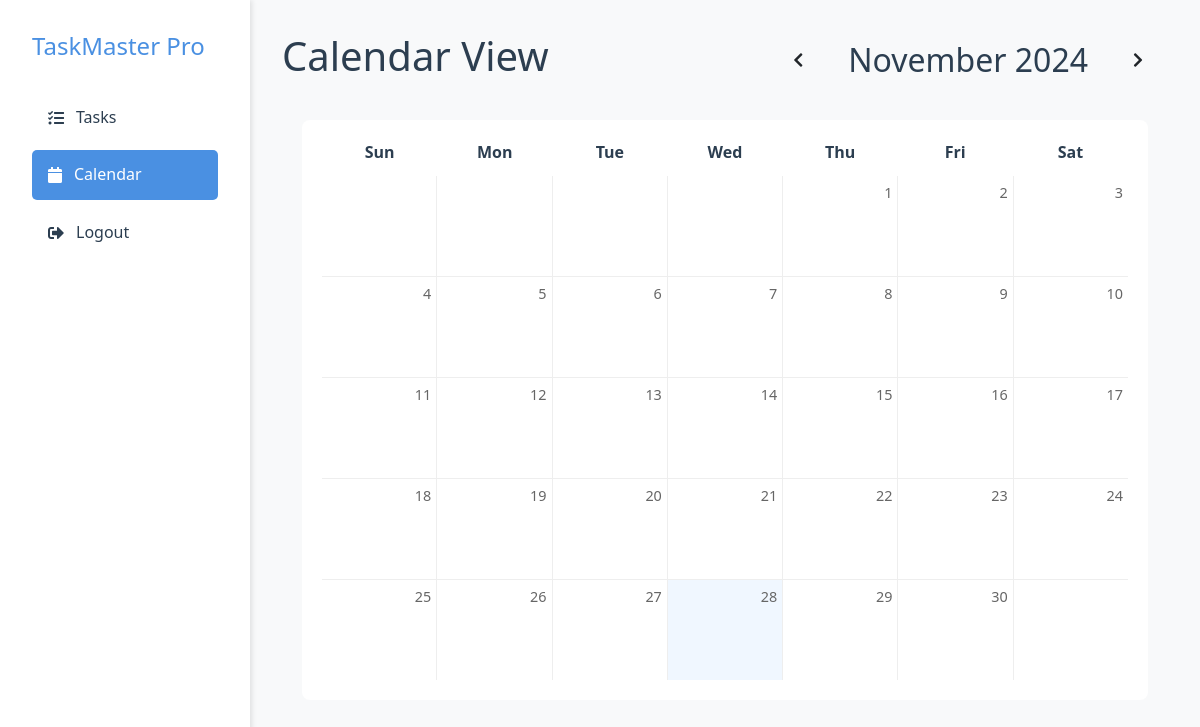
/calendar (signed in), run on an earlier commit of the app's database.
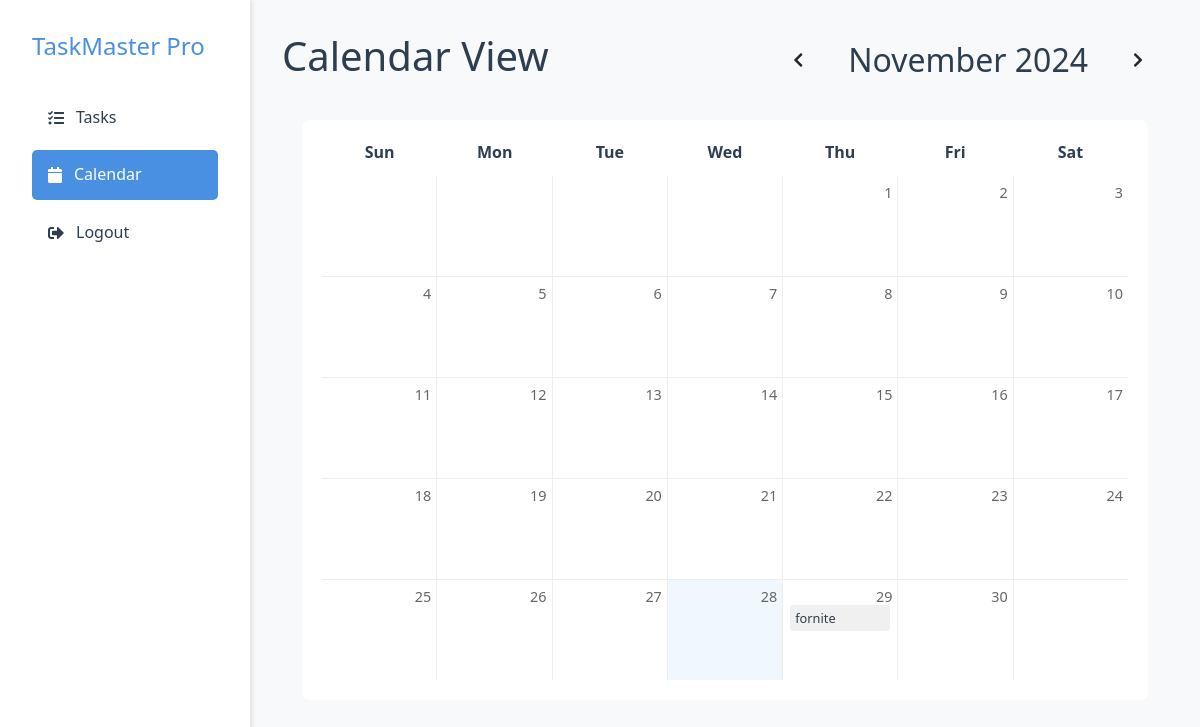
And on a later commit of the database.
### tables this page shows
CREATE TABLE todos (
                id INTEGER PRIMARY KEY AUTOINCREMENT,
                user_id INTEGER NOT NULL,
                task TEXT NOT NULL,
                due_date TEXT NOT NULL,
                done BOOLEAN NOT NULL DEFAULT 0, category_id INTEGER 
            REFERENCES categories(id), category TEXT DEFAULT 'General',
                FOREIGN KEY (user_id) REFERENCES users (id)
            );

### app.py (the view)
@app.route("/calendar")
def calendar_view():
    if 'user_id' not in session:
        flash("Please login first!", "error")
        return redirect(url_for("login"))
    year = int(request.args.get('year', datetime.now().year))
    month = int(request.args.get('month', datetime.now().month))
    first_day = date(year, month, 1)
    prev_month = (first_day - timedelta(days=1)).replace(day=1)
    next_month = (first_day + timedelta(days=32)).replace(day=1)
    cal = calendar.monthcalendar(year, month)
    month_name = calendar.month_name[month]
    conn = sqlite3.connect(DB_PATH)
    cursor = conn.cursor()
    cursor.execute("""
        SELECT task, due_date FROM todos
        WHERE user_id = ?
        AND strftime('%Y-%m', due_date) = strftime('%Y-%m', ?)
    """, (session['user_id'], f"{year}-{month:02d}-01"))
    tasks = cursor.fetchall()
    conn.close()
    task_dict = {}
    for task in tasks:
        task_date = datetime.strptime(task[1], "%Y-%m-%d").date()
        if task_date not in task_dict:
            task_dict[task_date] = []
        task_dict[task_date].append({
            "task": task[0],
            "color": "red" if task_date < date.today() else "yellow" if task_date <= date.today() + timedelta(days=7) else "on-time"
        })
    calendar_data = []
    for week in cal:
        week_data = []
        for day in week:
            if day == 0:
                week_data.append({"day": "", "tasks": []})
            else:
                current_date = date(year, month, day)
                week_data.append({
                    "day": day,
                    "today": current_date == date.today(),
                    "tasks": task_dict.get(current_date, [])
                })
        calendar_data.append(week_data)
    return render_template("calendar.html",
                         calendar_data=calendar_data,
                         month_name=month_name,
                         year=year,
                         prev_month=prev_month.month,
                         prev_year=prev_month.year,
                         next_month=next_month.month,
                         next_year=next_month.year,
                         active_page='calendar')

### templates/calendar.html (shortened to what this page needs)
<!DOCTYPE html>
<html lang="en">
<head>
    <link rel="stylesheet" href="{{ url_for('static', filename='css/style.css') }}">
    <link rel="stylesheet" href="https://cdnjs.cloudflare.com/ajax/libs/font-awesome/5.15.4/css/all.min.css">
</head>
<body class="dashboard-body">
    <div class="dashboard-container">
        <aside class="sidebar">
            <div class="sidebar-header">
                <h2 class="logo">TaskMaster Pro</h2>
            </div>
            <nav class="sidebar-nav">
                <a href="{{ url_for('dashboard') }}" class="nav-item">
                    <i class="fas fa-tasks"></i> Tasks
                </a>
                <a href="{{ url_for('calendar_view') }}" class="nav-item active">
                    <i class="fas fa-calendar"></i> Calendar
                </a>
                <a href="{{ url_for('logout') }}" class="nav-item">
                    <i class="fas fa-sign-out-alt"></i> Logout
                </a>
            </nav>
        </aside>
        <main class="main-content">
            <header class="dashboard-header">
                <h1>Calendar View</h1>
                <div class="calendar-nav">
                    <a href="?month={{ prev_month }}&year={{ prev_year }}" class="btn"><i class="fas fa-chevron-left"></i></a>
                    <h2>{{ month_name }} {{ year }}</h2>
                    <a href="?month={{ next_month }}&year={{ next_year }}" class="btn"><i class="fas fa-chevron-right"></i></a>
                </div>
            </header>
            <div class="calendar">
                <div class="calendar-header">
                    <div>Sun</div>
                    <div>Mon</div>
                    <div>Tue</div>
                    <div>Wed</div>
                    <div>Thu</div>
                    <div>Fri</div>
                    <div>Sat</div>
                </div>
                <div class="calendar-grid">
                    {% for week in calendar_data %}
                        {% for day in week %}
                            <div class="calendar-day {% if day.today %}today{% endif %}">
                                <div class="day-number">{{ day.day }}</div>
                                {% if day.tasks %}
                                    {% for task in day.tasks %}
                                    <div class="calendar-task status-{{ task.color }}">
                                        {{ task.task }}
                                    </div>
                                    {% endfor %}
                                {% endif %}
                            </div>
                        {% endfor %}
                    {% endfor %}
                </div>
            </div>
        </main>
    </div>
</body>
</html>

What changed in the data, as far as the page shows it:
added todos: task "fornite"
